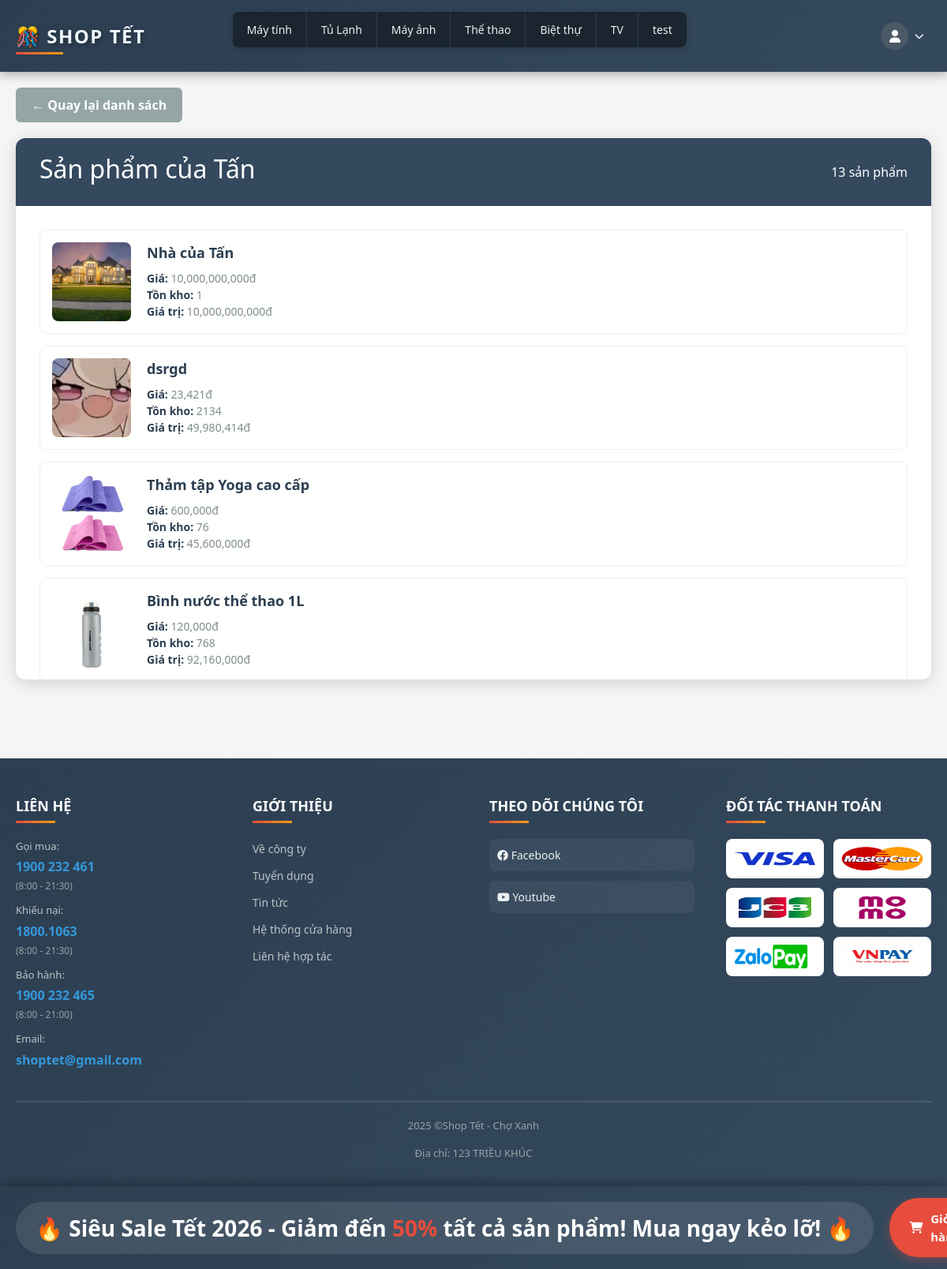
/index.php?page=partners_detail&id=801 (signed in), run on the app's committed database.
### tables this page shows
CREATE TABLE `categories` (
  `id` int(11) NOT NULL,
  `name` varchar(100) NOT NULL
);

CREATE TABLE `nhasanxuat` (
  `id` int(11) NOT NULL,
  `name` varchar(100) NOT NULL,
  `description` text DEFAULT NULL
);

CREATE TABLE `products` (
  `id` int(11) NOT NULL,
  `name` varchar(200) NOT NULL,
  `price` decimal(12,2) NOT NULL,
  `stock` int(11) DEFAULT 0,
  `description` text DEFAULT NULL,
  `image` varchar(255) DEFAULT NULL,
  `manufacturer_id` int(11) DEFAULT NULL,
  `category_id` int(11) DEFAULT NULL
);

### pages/partners_detail.php (the view, shortened to what this page needs)
<?php
include __DIR__ . '/../config/db.php';
$partner_id = (int)$_GET['id'];
$stmt = $conn->prepare("SELECT name FROM nhasanxuat WHERE id=?");
$stmt->bind_param("i", $partner_id);
$stmt->execute();
$result = $stmt->get_result();
if (!$partner = $result->fetch_assoc()) {
    echo '<div class="alert alert-danger">Đối tác không tồn tại</div>';
    return;
}
$partner_name = $partner['name'];
$stmt = $conn->prepare("
    SELECT name, price, stock, image
    FROM products
    WHERE manufacturer_id=?
    ORDER BY id DESC
");
$stmt->bind_param("i", $partner_id);
$stmt->execute();
$products = $stmt->get_result()->fetch_all(MYSQLI_ASSOC);
?>
<link rel="stylesheet" href="css/partners.css">
<div class="container">
    <div class="back-button">
        <a href="index.php?page=admin_partners" class="btn btn-secondary">
            ← Quay lại danh sách
        </a>
    </div>
    <div class="detail-box">
        <div class="detail-header">
            <h2>Sản phẩm của <?= htmlspecialchars($partner_name) ?></h2>
            <span><?= count($products) ?> sản phẩm</span>
        </div>
        <div class="detail-body">
            <?php if ($products): ?>
                <?php foreach ($products as $p):
                    $total = $p['price'] * $p['stock'];
                ?>
                    <div class="product-item">
                        <?php if ($p['image']): ?>
                            <img src="images/<?= htmlspecialchars($p['image']) ?>"
                                 class="product-image">
                        <?php endif; ?>
                        <div class="product-info">
                            <div class="product-name"><?= htmlspecialchars($p['name']) ?></div>
                            <div class="product-detail-item">
                                <strong>Giá:</strong>
                                <?= number_format($p['price']) ?>đ
                            </div>
                            <div class="product-detail-item">
                                <strong>Tồn kho:</strong> <?= $p['stock'] ?>
                            </div>
                            <div class="product-detail-item">
                                <strong>Giá trị:</strong>
                                <?= number_format($total) ?>đ
                            </div>
                        </div>
                    </div>
                <?php endforeach; ?>
            <?php else: ?>
                <div class="no-products">Chưa có sản phẩm</div>
            <?php endif; ?>
        </div>
    </div>
</div>

### partials/head.php (shortened to what this page needs)
<?php
$isLoggedIn = false;
require_once __DIR__ . '/../config/db.php';
$sql = "SELECT id, name FROM categories";
$result = $conn->query($sql);
$categories = [];
while ($row = $result->fetch_assoc()) {
    $categories[] = $row;
}
if (isset($_SESSION['user_id'])) {
    $isLoggedIn = true;
}
?>
<!DOCTYPE html>
<html lang="vi">
<head>
    <link rel="stylesheet" href="https://stackpath.bootstrapcdn.com/bootstrap/4.5.2/css/bootstrap.min.css">
    <link rel="stylesheet" href="https://cdnjs.cloudflare.com/ajax/libs/font-awesome/6.0.0-beta3/css/all.min.css">
    <link rel="stylesheet" href="css/head.css">
    <link rel="stylesheet" href="css/product.css">
    <link rel="stylesheet" href="css/auth.css">
    <link rel="stylesheet" href="css/profile.css">
</head>
<body>
    <header>
        <div class="header-container">
            <div class="header-top">
                <a href="index.php" class="logo-link" style="color: aliceblue !important; text-decoration: none !important;">
                    <div class="logo" style="color: inherit; text-decoration: none;">🎊 Shop Tết</div>
                </a>
                <ul class="menu">
                    <?php
                    $visibleCount = 8;
                    $totalCategories = count($categories);
                    for ($i = 0; $i < min($visibleCount, $totalCategories); $i++):
                        $cat = $categories[$i];
                        ?>
                        <li>
                            <a href="index.php?page=category&id=<?= $cat['id'] ?>">
                                <?= htmlspecialchars($cat['name']) ?>
                            </a>
                        </li>
                    <?php endfor; ?>
                </ul>
                <?php if ($isLoggedIn): ?>
                    <div class="user-menu-container">
                        <div class="user-avatar-wrapper" id="userAvatar">
                            <div class="user-avatar">
                                <i class="fa-solid fa-user"></i>
                            </div>
                            <i class="fas fa-chevron-down caret-icon"></i>
                        </div>
                    </div>
                <?php endif; ?>
            </div>
        </div>
    </header>
    <div class="bottom-bar">
        <div class="bottom-container">
            <div class="ads-section">
                <div class="ads-text">
                    <span>🔥 Siêu Sale Tết 2026 - Giảm đến <b>50%</b> tất cả sản phẩm! Mua ngay kẻo lỡ! 🔥</span>
                </div>
            </div>
            <a href="index.php?page=cart" class="cart-button"><i class="fa-solid fa-cart-shopping"></i>Giỏ hàng</a>
        </div>
    </div>

### css/head.css (style rules this page uses)
* { margin: 0; padding: 0; box-sizing: border-box; }
html { height: 100%; }
body { font-family: 'Segoe UI', Tahoma, Geneva, Verdana, sans-serif; background-color: #f5f5f5; display: flex; flex-direction: column; min-height: 100vh; padding-bottom: 100px; }
header { background: linear-gradient(135deg, #2c3e50 0%, #34495e 100%); box-shadow: 0 4px 12px rgba(0, 0, 0, 0.3); position: sticky; top: 0; z-index: 1000; }
.header-container { max-width: 1200px; margin: 0 auto; padding: 0 20px; }
.header-top { display: flex; justify-content: space-between; align-items: center; padding: 15px 0; }
.logo { font-size: 24px; font-weight: bold; color: #fff; text-transform: uppercase; letter-spacing: 1.5px; text-shadow: 2px 2px 4px rgba(0, 0, 0, 0.3); position: relative; white-space: nowrap; }
.logo::after { content: ''; position: absolute; bottom: -5px; left: 0; width: 60px; height: 3px; background: linear-gradient(90deg, #e74c3c, #f39c12); }
.menu { list-style: none; display: flex; gap: 0; background-color: #1a252f; border-radius: 8px; overflow: hidden; box-shadow: 0 2px 8px rgba(0, 0, 0, 0.2); position: relative; }
.menu li { position: relative; }
.menu li a { display: block; padding: 12px 18px; color: #ecf0f1; text-decoration: none; font-size: 14px; font-weight: 500; transition: all 0.3s ease; position: relative; overflow: hidden; white-space: nowrap; }
.menu li a::before { content: ''; position: absolute; top: 0; left: -100%; width: 100%; height: 100%; background: linear-gradient(90deg, transparent, rgba(255, 255, 255, 0.1), transparent); transition: left 0.5s ease; }
.menu li a::after { content: ''; position: absolute; bottom: 0; left: 50%; width: 0; height: 3px; background: linear-gradient(90deg, #f39c12, #e74c3c); transition: all 0.3s ease; transform: translateX(-50%); }
.menu li:not(:last-child) a { border-right: 1px solid rgba(255, 255, 255, 0.1); }
.bottom-bar { position: fixed; bottom: 0; left: 0; right: 0; background: linear-gradient(135deg, #2c3e50 0%, #34495e 100%); box-shadow: 0 -4px 12px rgba(0, 0, 0, 0.3); z-index: 1000; padding: 15px 0; }
.bottom-container { max-width: 1200px; margin: 0 auto; padding: 0 20px; display: flex; align-items: center; justify-content: space-between; gap: 20px; }
.ads-section { flex: 1; display: flex; align-items: center; justify-content: space-between; background: rgba(255, 255, 255, 0.1); padding: 12px 25px; border-radius: 50px; gap: 20px; }
.ads-text { color: #fff; font-size: 16px; font-weight: 600; white-space: nowrap; }
.ads-text span { font-size: 28px; }
.ads-text b { color: #e74c3c; }
.cart-button { position: relative; background: #e74c3c; padding: 15px 25px; border-radius: 50px; display: flex; align-items: center; gap: 10px; color: #fff; text-decoration: none; font-weight: 600; font-size: 15px; transition: all 0.3s ease; box-shadow: 0 4px 12px rgba(231, 76, 60, 0.4); }
.logo-link { text-decoration: none; color: inherit; }

### css/profile.css (style rules this page uses)
.user-menu-container { position: relative; display: flex; align-items: center; width: 200px; justify-content: flex-end; }
.user-avatar-wrapper { display: flex; align-items: center; gap: 8px; cursor: pointer; padding: 5px 10px; border-radius: 50px; transition: background 0.2s; }
.user-avatar { width: 35px; height: 35px; background-color: #4b5966; color: white; border-radius: 50%; display: flex; align-items: center; justify-content: center; font-size: 16px; }
.caret-icon { color: #ecf0f1; font-size: 12px; }

### data on the page
categories: name "Máy tính"
categories: name "Tủ Lạnh"
categories: name "Máy ảnh"
categories: name "Thể thao"
categories: name "Biệt thự"
categories: name "TV"
categories: name "test"
nhasanxuat: name "Tấn"
products: image (picture), name "Nhà của Tấn", price "10,000,000,000", stock "1", total "10,000,000,000"
products: image (picture), name "dsrgd", price "23,421", stock "2134", total "49,980,414"
products: image (picture), name "Thảm tập Yoga cao cấp", price "600,000", stock "76", total "45,600,000"
products: image (picture), name "Bình nước thể thao 1L", price "120,000", stock "768", total "92,160,000"

### other printed values
count($products) "13"
